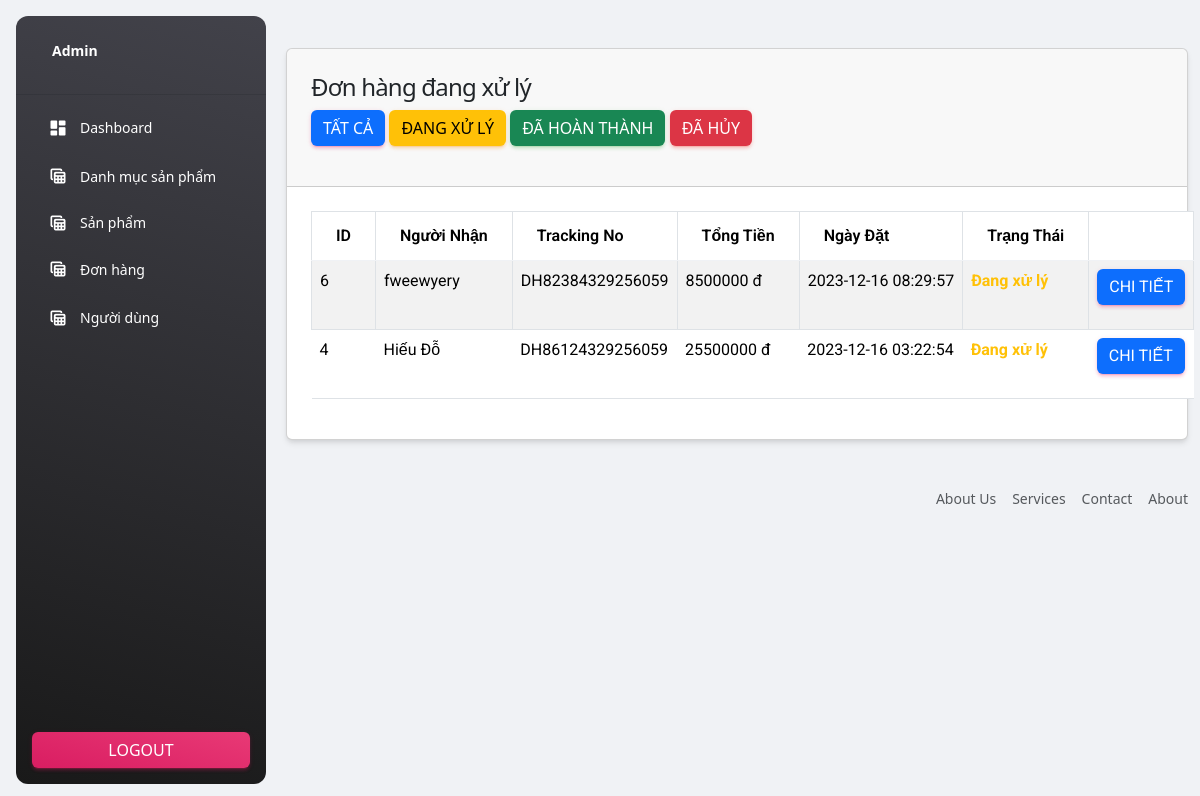
Page /admin/order-xuly.php (signed in) on the committed database.
### tables this page shows
CREATE TABLE `orders` (
  `id` int(11) NOT NULL,
  `tracking_no` varchar(200) NOT NULL,
  `user_id` int(11) NOT NULL,
  `name` varchar(200) NOT NULL,
  `email` varchar(200) NOT NULL,
  `phone` varchar(50) NOT NULL,
  `address` mediumtext NOT NULL,
  `pincode` varchar(200) NOT NULL,
  `total_price` int(11) NOT NULL,
  `payment_mode` varchar(200) NOT NULL,
  `payment_id` varchar(200) NOT NULL,
  `status` tinyint(4) NOT NULL DEFAULT 0,
  `comments` varchar(500) NOT NULL,
  `create_at` timestamp NOT NULL DEFAULT current_timestamp()
);

### admin/order-xuly.php (the view, shortened to what this page needs)
<?php
include('includes/header.php');
include '../config/connect.php';
$getOrders = $pdo->prepare("SELECT o.* FROM orders o WHERE status = '0' ORDER BY id DESC");
$getOrders -> execute();
$orders = $getOrders -> fetchAll(PDO::FETCH_ASSOC);
?>
<div class="container">
    <div class="row mt-3">
        <div class="col-md-12">
            <div class="card">
                <div class="card-header">
                    <h4>Đơn hàng đang xử lý</h4>
                    <a class="btn-primary btn" href="orders.php">Tất cả</a>
                    <a class="btn-warning btn" href="order-xuly.php">Đang xử lý</a>
                    <a class="btn btn-success" href="order-success.php">Đã Hoàn thành</a>
                    <a class="btn btn-danger" href="order-huy.php">Đã Hủy</a>
                </div>
                <div class="card-body">
                    <table class="table table-bordered table-striped">
                        <thead>
                        <tr>
                            <th>ID</th>
                            <th>Người nhận</th>
                            <th>Tracking No</th>
                            <th>Tổng tiền</th>
                            <th>Ngày đặt</th>
                            <th>Trạng thái</th>
                            <th></th>
                        </tr>
                        </thead>
                        <tbody>
                        <?php
                        if (count($orders)>0){
                            foreach ($orders as $item)
                            {
                                ?>
                                <tr>
                                    <td><?=$item['id']?></td>
                                    <td><?=$item['name']?></td>
                                    <td><?=$item['tracking_no']?></td>
                                    <td><?=$item['total_price']?> đ</td>
                                    <td><?=$item['create_at']?></td>
                                    <td>
                                        <?php
                                        if ($item['status']== 0){
                                            echo "<span class='text-warning fw-bold'>Đang xử lý</span>";
                                        } else if ($item['status'] == 1){
                                            echo "<span class='text-success fw-bold'>Hoàn thành</span>";
                                        }else if($item['status'] == 2)
                                        {
                                            echo "<span class='text-danger fw-bold'>Đã hủy</span>";
                                        }
                                        ?>
                                    </td>
                                    <td><a href="view-order.php?t=<?=$item['tracking_no']?>" class="btn btn-primary">Chi tiết</a></td>
                                </tr>
                                <?php
                            }
                        }else{
                            ?>
                            <tr>
                                <td colspan="7">Chưa có đơn hàng nào</td>
                            </tr>
                            <?php
                        }
                        ?>
                        </tbody>
                    </table>
                </div>
            </div>
        </div>
    </div>
</div>
<?php include 'includes/footer.php'?>

### rows in the picture
orders: id "6", name "fweewyery", tracking_no "DH82384329256059", total_price "8500000", create_at "2023-12-16 08:29:57", status "Đang xử lý"
orders: id "4", name "Hiếu Đỗ", tracking_no "DH86124329256059", total_price "25500000", create_at "2023-12-16 03:22:54", status "Đang xử lý"
